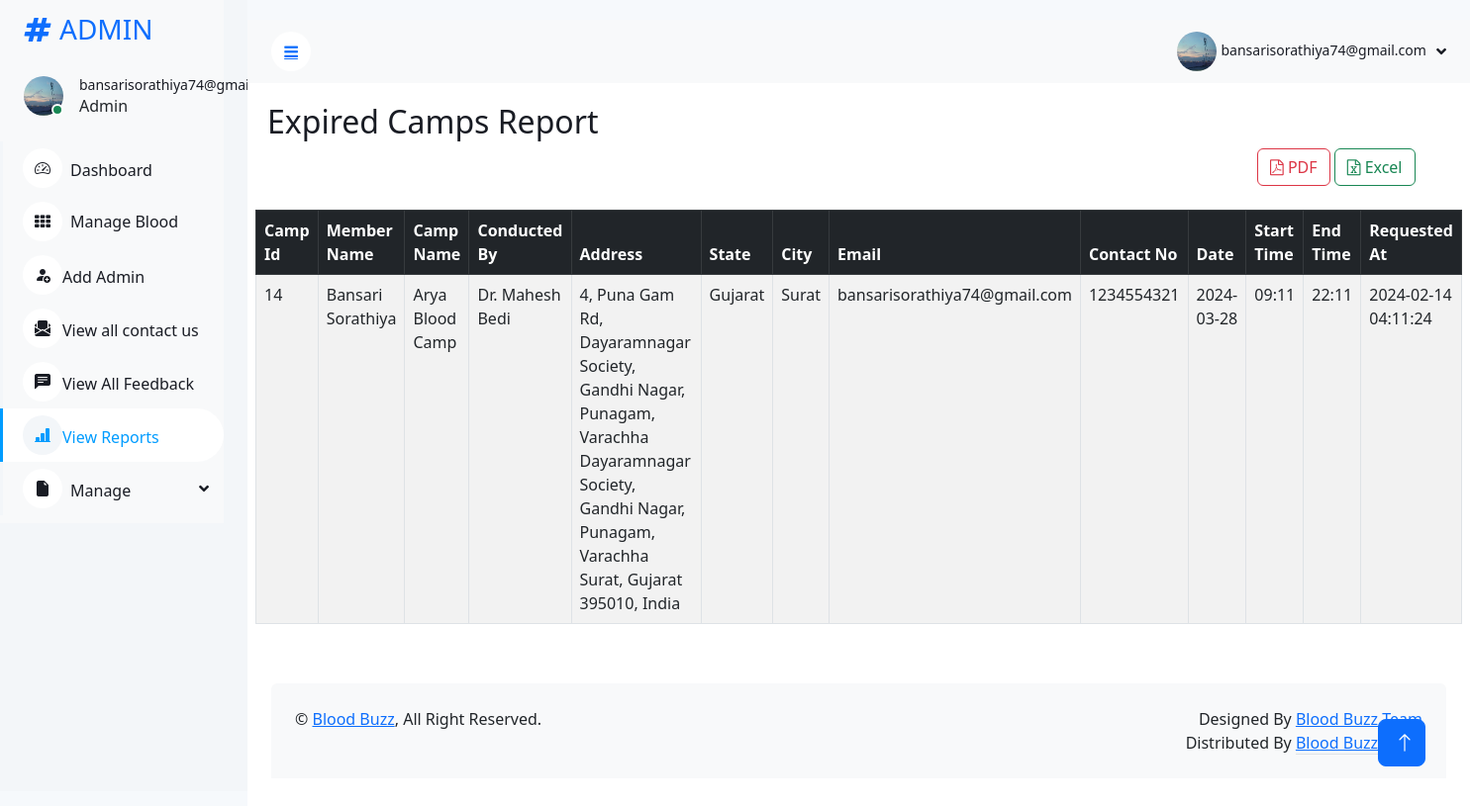
The app's page /AdminDesh/camp3.php (signed in) with its own data.
### tables this page shows
CREATE TABLE `camp` (
  `camp_id` int(30) UNSIGNED NOT NULL,
  `member_id` int(30) UNSIGNED NOT NULL,
  `camp_name` varchar(50) NOT NULL,
  `conducted_by` varchar(50) NOT NULL,
  `address` varchar(200) NOT NULL,
  `state_id` int(10) UNSIGNED NOT NULL,
  `city_id` int(5) UNSIGNED NOT NULL,
  `email` varchar(30) NOT NULL,
  `contact_no` varchar(10) NOT NULL,
  `date` date NOT NULL,
  `start_time` varchar(10) NOT NULL,
  `end_time` varchar(10) NOT NULL,
  `status` enum('0','1','2') NOT NULL COMMENT '0=camp is on the way  1=expired 2=deleted by admin',
  `created_at` datetime NOT NULL
);

CREATE TABLE `members` (
  `member_id` int(30) UNSIGNED NOT NULL,
  `img` varchar(200) DEFAULT NULL,
  `email` varchar(30) NOT NULL,
  `pwd` varchar(20) NOT NULL,
  `verify_token` varchar(100) NOT NULL,
  `name` varchar(50) NOT NULL,
  `contact_no` varchar(10) NOT NULL,
  `gender` varchar(50) NOT NULL,
  `dob` date NOT NULL,
  `address` varchar(250) NOT NULL,
  `city` int(5) UNSIGNED NOT NULL,
  `state` int(10) UNSIGNED NOT NULL,
  `landmark` varchar(80) NOT NULL,
  `pincode` varchar(6) NOT NULL,
  `member_status` enum('0','1','2') NOT NULL COMMENT '0=Deleted By Member 1=Active Status 2=Deactivated by Admin',
  `created_at` datetime NOT NULL DEFAULT current_timestamp()
);

CREATE TABLE `states` (
  `state_id` int(10) UNSIGNED NOT NULL,
  `state_name` varchar(60) NOT NULL
);

CREATE TABLE `city` (
  `city_id` int(5) UNSIGNED NOT NULL,
  `state_id` int(10) UNSIGNED NOT NULL,
  `city_name` varchar(70) NOT NULL
);

### AdminDesh/camp3.php (the view, shortened to what this page needs)
<?php
    include '../Include/connect2.php';
    $session_email=$_SESSION['email'];
    $get_admin=$connection->prepare("SELECT * FROM admin_login WHERE email=?");
    $get_admin->execute([$session_email]);
    if($get_admin->rowCount() > 0)
    {
       $data=$get_admin->fetch(PDO::FETCH_ASSOC);
    }
?>
<!DOCTYPE html>
<html lang="en">
<head>
    <link href="https://cdnjs.cloudflare.com/ajax/libs/font-awesome/5.10.0/css/all.min.css" rel="stylesheet">
    <link href="https://cdn.jsdelivr.net/npm/bootstrap-icons@1.4.1/font/bootstrap-icons.css" rel="stylesheet">
    <link href="lib/owlcarousel/assets/owl.carousel.min.css" rel="stylesheet">
    <link href="lib/tempusdominus/css/tempusdominus-bootstrap-4.min.css" rel="stylesheet" />
    <link href="css/bootstrap.min.css" rel="stylesheet">
    <link href="css/style.css" rel="stylesheet">
<link href="https://cdn.jsdelivr.net/npm/bootstrap@5.2.0/dist/css/bootstrap.min.css" rel="stylesheet">
<link rel="stylesheet" href="https://cdn.jsdelivr.net/npm/bootstrap-icons@1.11.3/font/bootstrap-icons.min.css">
<link rel="stylesheet" href="https://cdnjs.cloudflare.com/ajax/libs/font-awesome/4.7.0/css/font-awesome.min.css">
</head>
<body>
                 <div class="sidebar pe-4 pb-3">
            <nav class="navbar bg-light navbar-light">
                <a href="dashboard.php" class="navbar-brand mx-4 mb-3">
                    <h3 class="text-primary"><i class="fa fa-hashtag me-2"></i>ADMIN</h3>
                </a>
                <div class="d-flex align-items-center ms-4 mb-4">
                    <div class="position-relative">
                        <?php
                        if($data['img']==null)
                        {
                        echo"<img src='../img/user.png' class='rounded-circle' alt='avatar' style='width: 40px; height: 40px;'>";
                        }
                        else
                        {
                            echo"<img src='../img/{$data['img']}' class='rounded-circle' alt='error' style='width: 40px; height: 40px;'>";
                        }
                         ?>
                        <div class="bg-success rounded-circle border border-2 border-white position-absolute end-0 bottom-0 p-1"></div>
                    </div>
                    <div class="ms-3">
                        <h6 class="mb-0"><small><?php echo $data['email']; ?></small></h6>
                        <span>Admin</span>
                    </div>
                </div>
                <div class="navbar-nav w-100">
                    <a href="dashboard.php" class="nav-item nav-link"><i class="bi bi-speedometer2 me-2"></i>Dashboard</a>
                    <a href="manageBlood.php" class="nav-item nav-link"><i class="fa fa-th me-2"></i>Manage Blood</a>
                    <a href="./addAdmin.php" class="nav-item nav-link"><i class="bi bi-person-fill-add"></i>Add Admin</a>
                    <a href="./seeContactUs.php" class="nav-item nav-link"><i class="bi bi-envelope-paper-fill"></i>View all contact us</a>
                    <a href="./seeFeedback.php" class="nav-item nav-link"><i class="bi bi-chat-left-text-fill"></i>View All Feedback</a>
                    <a href="./reports.php" class="nav-item nav-link active"><i class="bi bi-bar-chart-line-fill"></i>View Reports</a>
                    <div class="nav-item dropdown">
                        <a href="#" class="nav-link dropdown-toggle" data-bs-toggle="dropdown"><i class="bi bi-file-earmark-fill me-2"></i>Manage</a>
                    </div>
                        </div>
                    </div>
        <div class="content">
           <nav class="navbar navbar-expand bg-light navbar-light sticky-top px-4 py-0">
                <a href="#" class="sidebar-toggler flex-shrink-0">
                    <i class="fa fa-bars"></i>
                </a>
                <div class="navbar-nav align-items-center ms-auto">
                    <div class="nav-item dropdown">
                    <div class="nav-item dropdown">
                        <a href="#" class="nav-link dropdown-toggle" data-bs-toggle="dropdown">
                        <?php
                        if($data['img']==null)
                        {
                        echo"<img src='../img/user.png' class='rounded-circle' alt='avatar' style='width: 40px; height: 40px;'>";
                        }
                        else
                        {
                            echo"<img src='../img/{$data['img']}' class='rounded-circle' alt='error' style='width: 40px; height: 40px;'>";
                        }
                         ?>
                            <span class="d-none d-lg-inline-flex"><small><?php echo $data['email']; ?></small></span>
                        </a>
                    </div>
                </div>
            </nav>
    <div class="container">
        <h2>Expired Camps Report</h2>
        <div>
        <form method="post" style="margin-left:1000px;">
            <button type="submit" class="btn btn-outline-danger" formaction="camp4.php"><i class="fa fa-file-pdf-o"></i> PDF</button>
            <button type="submit" class="btn btn-outline-success" formaction="camp2.php"><i class="fa fa-file-excel-o"></i> Excel</button>
        </form>
        </div><br>
        <div class="row">
            <table class="table table-striped table-bordered">
                <thead class="table-dark">
                    <tr>
                    <th>Camp Id</th>
                        <th>Member Name</th>
                        <th>Camp Name</th>
                        <th>Conducted By</th>
                        <th>Address</th>
                        <th>State</th>
                        <th>City</th>
                        <th>Email</th>
                        <th>Contact No</th>
                        <th>Date</th>
                        <th>Start Time</th>
                        <th>End Time</th>
                        <th>Requested  At</th>
                    </tr>
                </thead>
                <tbody>
                <?php
                include '../Include/connect.php';
                $result=$connection->query("SELECT * ,m.name, s.state_name,ci.city_name FROM camp c JOIN members m On m.member_id = c.member_id JOIN states s ON s.state_id = c.state_id JOIN city ci ON ci.city_id = c.city_id WHERE status = '0'");
                if($result-> num_rows > 0){
                    while($row = $result->fetch_assoc()){
                        ?>
                        <tr>
                            <td><?php echo $row['camp_id'];   ?></td>
                            <td><?php echo $row['name'];   ?></td>
                            <td><?php echo $row['camp_name'];   ?></td>
                            <td><?php echo $row['conducted_by'];   ?></td>
                            <td><?php echo $row['address'];   ?></td>
                            <td><?php echo $row['state_name'];   ?></td>
                            <td><?php echo $row['city_name'];   ?></td>
                            <td><?php echo $row['email'];   ?></td>
                            <td><?php echo $row['contact_no'];   ?></td>
                            <td><?php echo $row['date'];   ?></td>
                            <td><?php echo $row['start_time'];   ?></td>
                            <td><?php echo $row['end_time'];   ?></td>
                            <td><?php echo $row['created_at'];   ?></td>
                        </tr>
                        <?php
                    }
                }else{
                    ?>
                    <tr><td colspan="7">No Request Found...</td></tr>
                    <?php
                }
                ?>
                </tbody>
                </table>
        </div>
    </div>
<div class="container-fluid pt-4 px-4">
                <div class="bg-light rounded-top p-4">
                    <div class="row">
                        <div class="col-12 col-sm-6 text-center text-sm-start">
                            &copy; <a href="../member/index.php">Blood Buzz</a>, All Right Reserved.
                        </div>
                        <div class="col-12 col-sm-6 text-center text-sm-end">
                            Designed By <a href="">Blood Buzz Team</a>
                        Distributed By <a class="border-bottom" href="" target="_blank">Blood Buzz Team</a>
                        </div>
                    </div>
                </div>
            </div>
        </div>
 <a href="#" class="btn btn-lg btn-primary btn-lg-square back-to-top"><i class="bi bi-arrow-up"></i></a>
</body>
</html>

### AdminDesh/css/style.css (style rules this page uses)
:root { --primary: #009CFF; --light: #F3F6F9; --dark: #191C24; }
.back-to-top { position: fixed; display: none; right: 45px; bottom: 45px; z-index: 99; }
.btn { transition: .5s; }
.btn.btn-primary { color: #FFFFFF; }
.btn-lg-square { width: 48px; height: 48px; }
.btn-square, .btn-sm-square, .btn-lg-square { padding: 0; display: inline-flex; align-items: center; justify-content: center; font-weight: normal; border-radius: 50px; }
.sidebar { position: fixed; top: 0; left: 0; bottom: 0; width: 250px; height: 100vh; overflow-y: auto; background: var(--light); transition: 0.5s; z-index: 999; }
.content { margin-left: 250px; min-height: 100vh; background: #FFFFFF; transition: 0.5s; }
@media (min-width: 992px) { .sidebar { margin-left: 0; } }
@media (min-width: 992px) { .content { width: calc(100% - 250px); } }
.sidebar .navbar .navbar-nav .nav-link { padding: 7px 20px; color: var(--dark); font-weight: 500; border-left: 3px solid var(--light); border-radius: 0 30px 30px 0; outline: none; }
.sidebar .navbar .navbar-nav .nav-link:hover, .sidebar .navbar .navbar-nav .nav-link.active { color: var(--primary); background: #FFFFFF; border-color: var(--primary); }
.sidebar .navbar .navbar-nav .nav-link i { width: 40px; height: 40px; display: inline-flex; align-items: center; justify-content: center; background: #FFFFFF; border-radius: 40px; }
.sidebar .navbar .navbar-nav .nav-link:hover i, .sidebar .navbar .navbar-nav .nav-link.active i { background: var(--light); }
.sidebar .navbar .dropdown-toggle::after { position: absolute; top: 15px; right: 15px; border: none; content: "\f107"; font-family: "Font Awesome 5 Free"; font-weight: 900; transition: .5s; }
.content .navbar .navbar-nav .nav-link { margin-left: 25px; padding: 12px 0; color: var(--dark); outline: none; }
.content .navbar .sidebar-toggler, .content .navbar .navbar-nav .nav-link i { width: 40px; height: 40px; display: inline-flex; align-items: center; justify-content: center; background: #FFFFFF; border-radius: 40px; }
.content .navbar .dropdown-toggle::after { margin-left: 6px; vertical-align: middle; border: none; content: "\f107"; font-family: "Font Awesome 5 Free"; font-weight: 900; transition: .5s; }

### AdminDesh/camp3.php (style rules this page uses)
body { margin-top:20px; background:#f6f9fc; }
.align-items-center { align-items: center!important; }
.mb-4 { margin-bottom: 1.5rem!important; }
.container { padding: 20px; }
table tr th, table tr td { font-size: 1rem; }

### records on screen
camp: camp_id "14", member.name "Bansari Sorathiya", camp_name "Arya Blood Camp", conducted_by "Dr. Mahesh Bedi", member.address "4, Puna Gam Rd, Dayaramnagar Society, Gandhi Nagar, Punagam, Varachha Dayaramnagar Society, Gandhi Nagar, Punagam, Varachha Surat, Gujarat 395010, India", state.state_name "Gujarat", city.city_name "Surat", member.email "bansarisorathiya74@gmail.com", member.contact_no "1234554321", date "2024-03-28", start_time "09:11", end_time "22:11", member.created_at "2024-02-14 04:11:24"

### other values on screen
$data['email'] "bansarisorathiya74@gmail.com"
